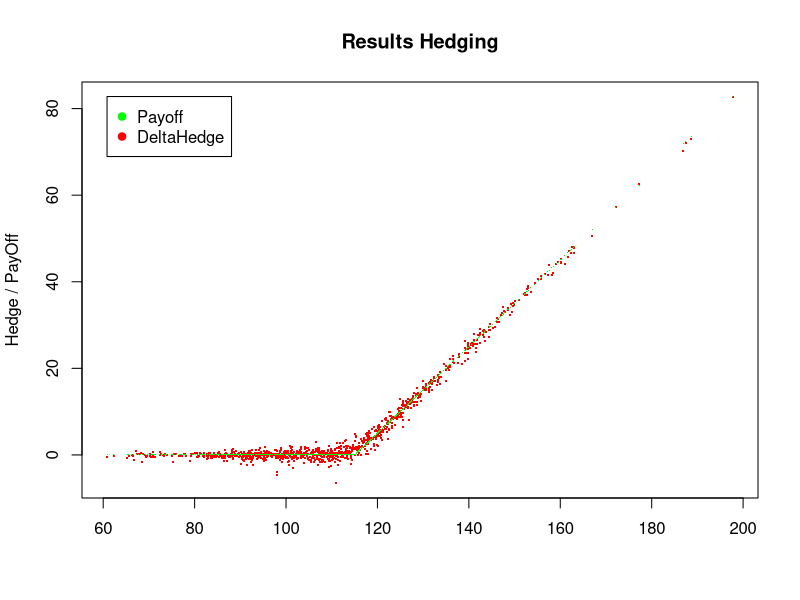
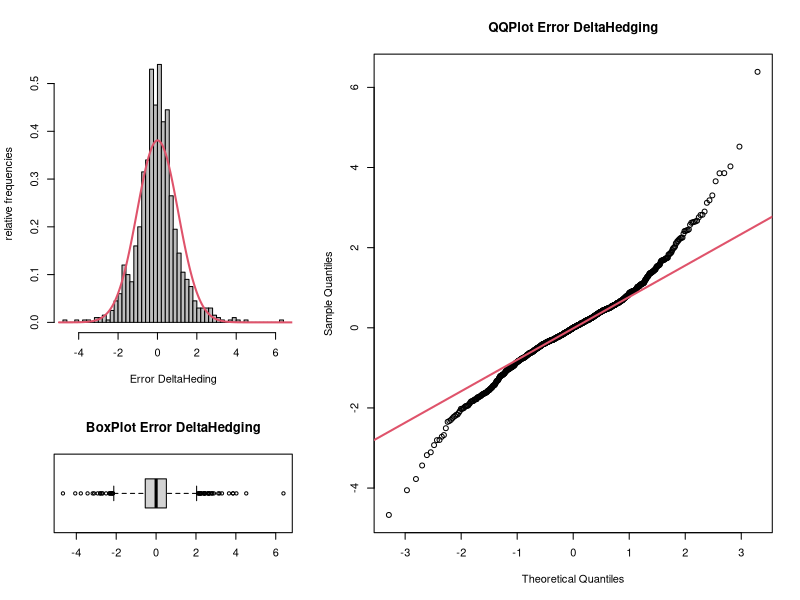

Reproduce these figures in R, in order.
BSMOption<-function(PutCallFlag,S,T,K,r,sigma,Greek)
{
   if(PutCallFlag=="Call" && Greek=="Price" && T>0)
   {
      d1<-(log(S/K)+(r+sigma^2/2)*T) / (sigma*sqrt(T))
      d2<-d1 - sigma * sqrt(T)
      return(S * pnorm(d1, mean=0, sd=1) - K * exp(-r*T) * pnorm(d2, mean=0, sd=1))
   }
   if(PutCallFlag=="Call" && Greek=="Price" && T==0)
      {return(pmax(S-K,0))}
   if(PutCallFlag=="Call" && Greek=="Delta" && T>0)
   {
      d1<-(log(S/K)+(r+sigma^2/2)*T) / (sigma*sqrt(T))
      return(pnorm(d1, mean=0, sd=1))
   }
   if(PutCallFlag=="Call" && Greek=="Delta" && T==0)
      {return(0)}
   if(PutCallFlag=="Put" && T>0)
      {return(-1 * BSMOption("Call",S,T,K,r,-1 * sigma,Greek))}
   if(PutCallFlag=="Put" && Greek=="Price" && T==0)
      {return(pmax(K-S,0))}
}

### Parameter ###
PutCallFlag<-"Call" # Put or Call
S_0<-100
T<-1
K<-S_0 * 1.15
r<-0.05
mu<-0.1
sigma<-0.2
Npaths<-1000
Nhedgepoints<-52

dt<-T/Nhedgepoints
set.seed(123456)

# Results
S_t<-rep(0, times=Npaths)
Payoff<-rep(0, times=Npaths)
Hedge<-rep(0, times=Npaths)
Error<-rep(0, times=Npaths)

### Simulation Engine ###
# Loop over Npaths
for(j in 1:Npaths) 
{
   S<-S_0
   
   # DeltaHedge
   V<-BSMOption(PutCallFlag,S,T,K,r,sigma,"Price") # initial investment
   a<-BSMOption(PutCallFlag,S,T,K,r,sigma,"Delta") # stock position<-delta
   b<-V-a*S # rest in bank, self-fin. Cond.
   
   # Loop over Nhedgepoints
   for(i in 1:Nhedgepoints) 
   {
      eps<-rnorm(1) # eps=random.normal() simulate outcome of N(0,1)
      S<-S*exp((mu-0.5*sigma^2)*dt+sigma*sqrt(dt)*eps)
      
      # Delta-Hedge
      V<-a*S+b*exp(r*dt)
      a<-BSMOption(PutCallFlag,S,T-i*dt,K,r,sigma,"Delta")
      b<-V-a*S
   }
   
   S_t[j]<-S
   Hedge[j]<-V
   Payoff[j]<-BSMOption(PutCallFlag,S,0,K,r,sigma,"Price")
}

# Calc Error
Error<-Payoff-Hedge

### Plots ###
varianz<-function(x) {n=length(x) ; var(x) * n / (n-1)}
stdabw<-function(x) {n=length(x) ; sqrt(var(x) * n / (n-1))}

# Define Scatterplot PayOff vs Hedge
   layout(rbind(c(1)))

	# Plot PayOff vs Hedge
	plot(S_t, Hedge, col="red", type="p", pch='.', cex=2, main="Results Hedging", ylab="Hedge / PayOff", xlab="")
	points(S_t, Payoff, col='green', type="p", pch='.', cex=1)

	# Add legend 
	legend( if(PutCallFlag=="Call"){min(S_t)} else max(S_t)*3/4, max(Payoff), legend=c("Payoff","DeltaHedge"), col=c("green", "red"), pch=c(19,19), cex=1)

# Define Histogramms Errors and Boxplot Errors
	layout(rbind(c(1,1,3,3,3),c(1,1,3,3,3),c(2,2,3,3,3)))

	# Plot Hist Error
		hist(Error, breaks=nclass.FD(Error), freq=F, col="gray", border="black", main='', xlab='Error DeltaHeding', ylab='relative frequencies') 
		# Add NormalDistribution
		x<-seq(floor(min(Error)), ceiling(max(Error)), by=0.05)
		points(x, dnorm(x, mean=mean(Error), sd=stdabw(Error)), type="l", lwd=2, col=2)

	# Boxplot
		boxplot(Error, horizontal=TRUE, main='BoxPlot Error DeltaHedging')

	# QQ-Plot
		qqnorm(Error, main='QQPlot Error DeltaHedging') 
		qqline(Error, lwd=2, col=2)
		
### Shapiro-Wilk normality test ###
	shapiro.test(Error)

